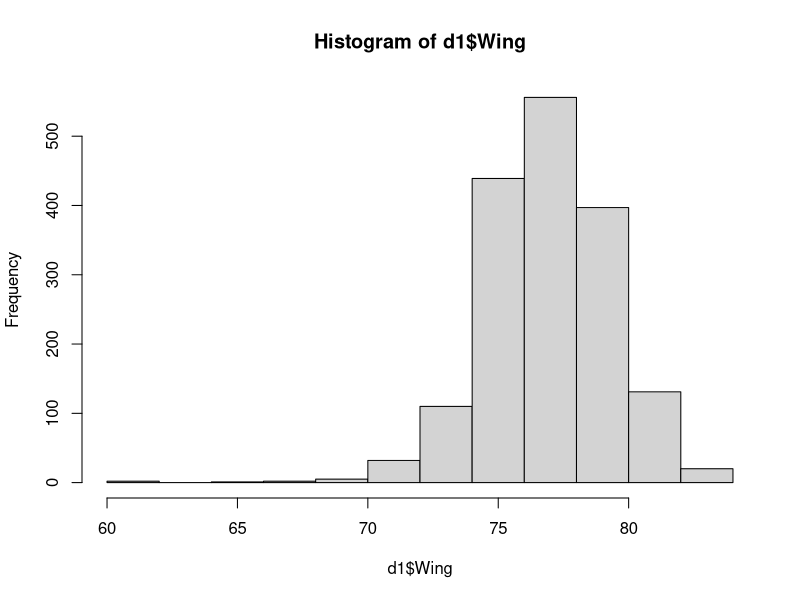
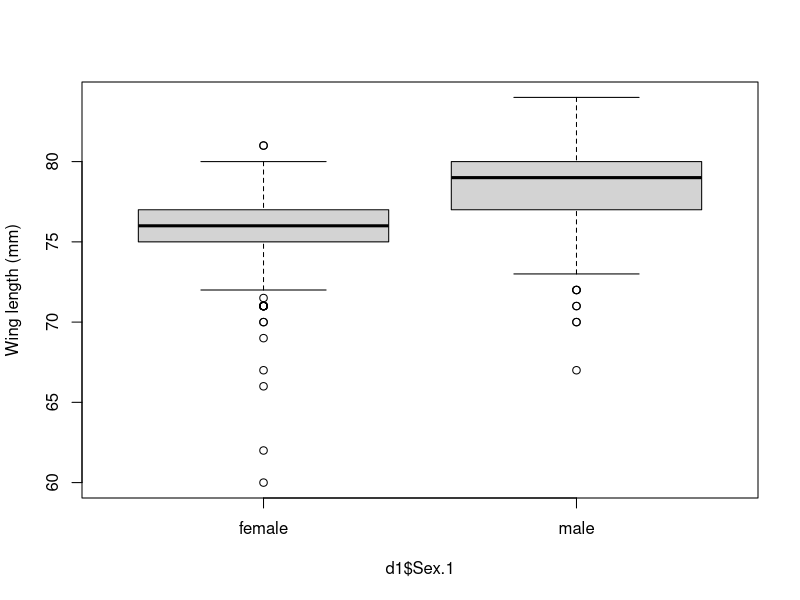
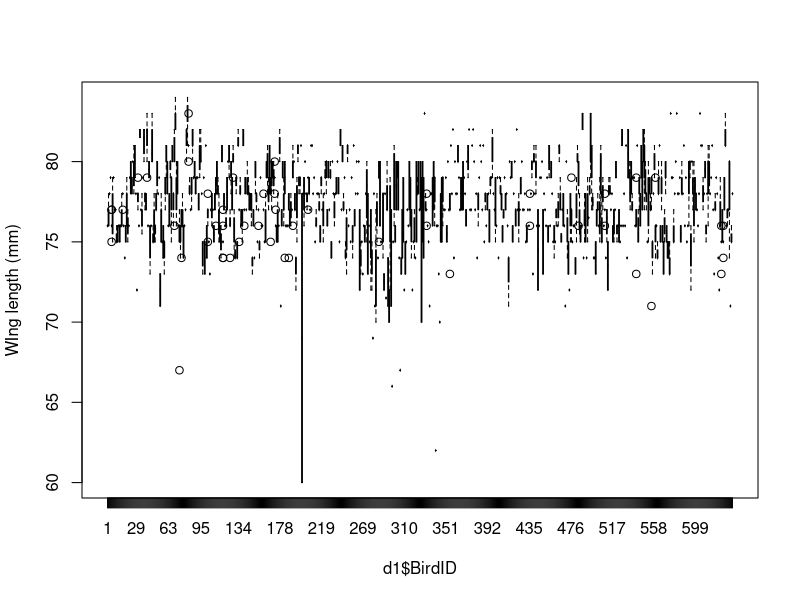
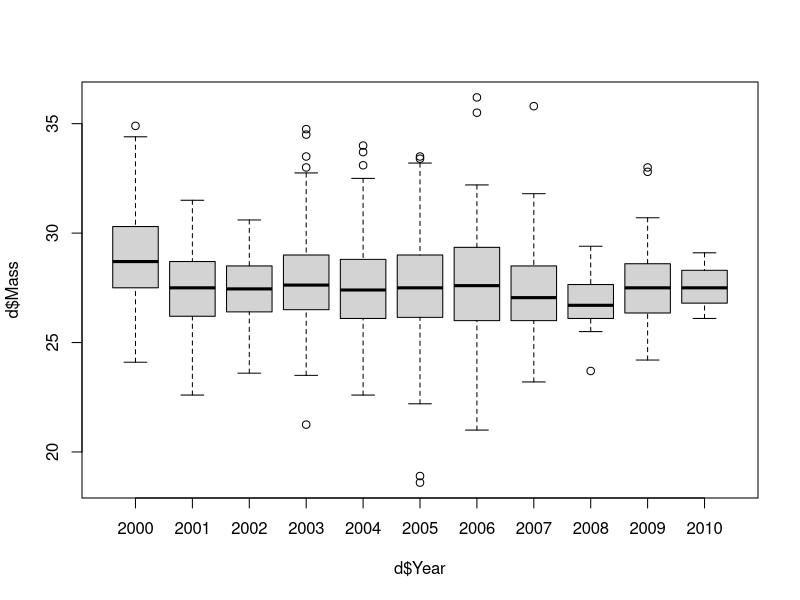

Reproduce these figures in R, in order.
#Author: Ruth Keane (ruth.keane19@imperial.ac.uk)
#Script: ho13.R
#Desc: anova
#Arguments: none
#Input: none
#Output: none
#Date: Oct 2019
graphics.off()
d<-read.table("../Data/SparrowSize.txt",header=TRUE)
d1<-subset(d, d$Wing!="NA")
hist(d1$Wing)
model1<-lm(Wing ~ Sex.1, data=d1)
summary(model1)
boxplot(d1$Wing~d1$Sex.1, ylab="Wing length (mm)")
anova(model1)
##residual mean squares-->within group mean squares
t.test(d1$Wing~d1$Sex.1, var.equal=TRUE)


##boxplod for a bunch of years. group is wing length of bird at different times.
boxplot(d1$Wing~d1$BirdID, ylab="WIng length (mm)")
require(dplyr)
tbl_df(d1)
glimpse(d1)
d$Mass  %>%  cor.test(d$Tarsus,  na.rm=TRUE) 	
d1  %>%   	
  group_by(BirdID)  %>% 	
  summarise  (count=length(BirdID))  
##below same as above.
count(d1,BirdID)
d1  %>%   	
  group_by(BirdID)  %>% 	
  summarise  (count=length(BirdID))    %>% 	
  count(count) 	

model3<-lm(Wing~as.factor(BirdID),  data=d1) 	
anova(model3)

boxplot(d$Mass~d$Year) 	
m2<-lm(d$Mass~as.factor(d$Year)) 	
anova(m2) 	
summary(m2)
t(model.matrix(m2)) 	
#subst excluding 2000
#make model
d2<-subset(d1,d1$Year!="2000")
md2<-lm(d2$Mass~as.factor(d2$Year)) 	
anova(md2) 	
summary(md2)
##without 2000, less significance. maybe 2000 was weird
